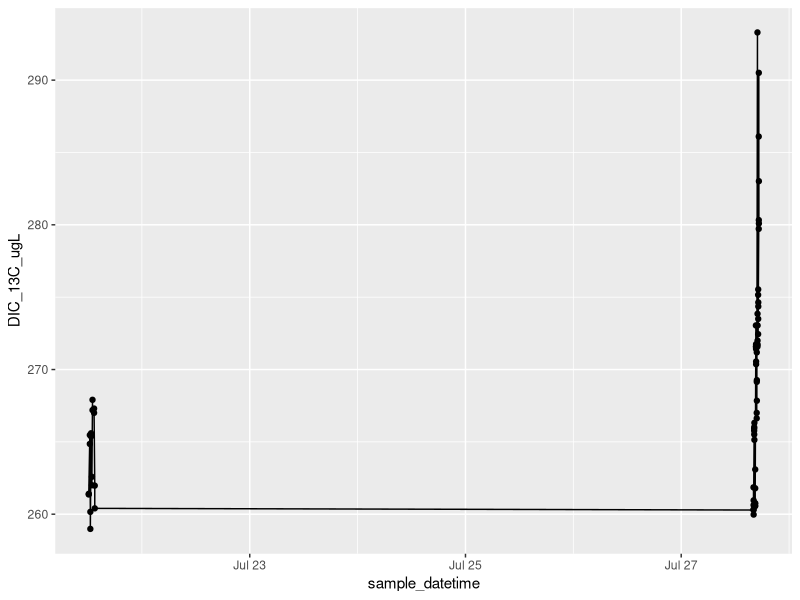
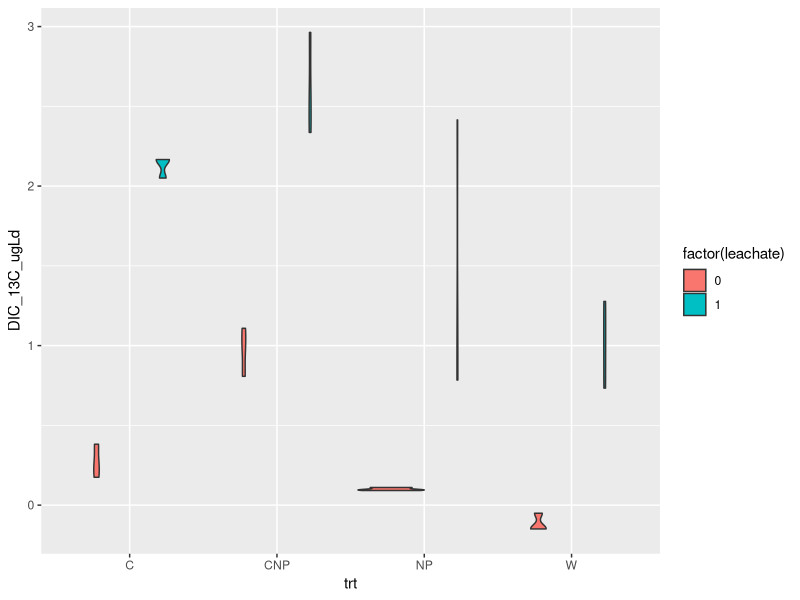
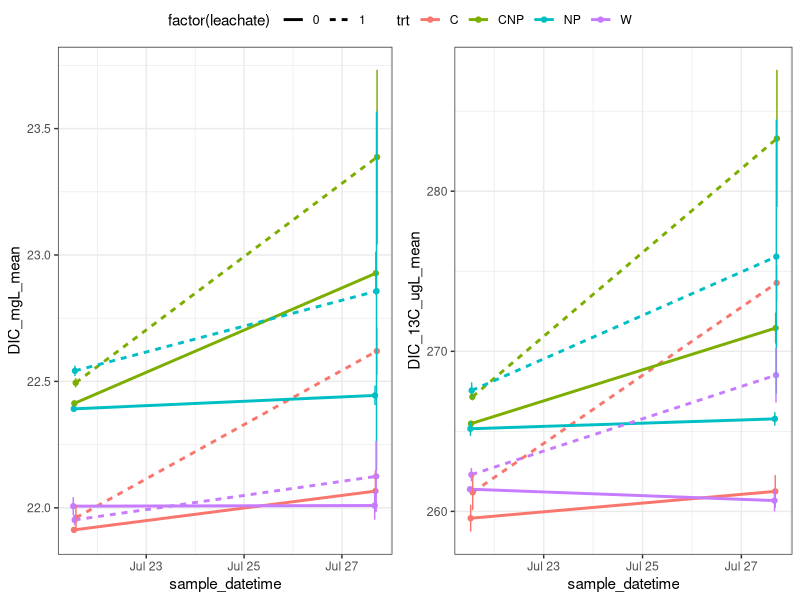
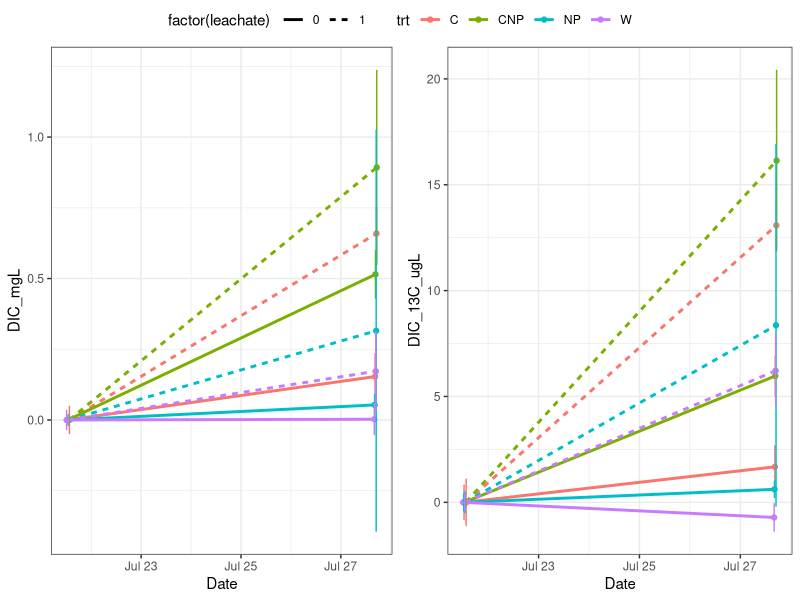
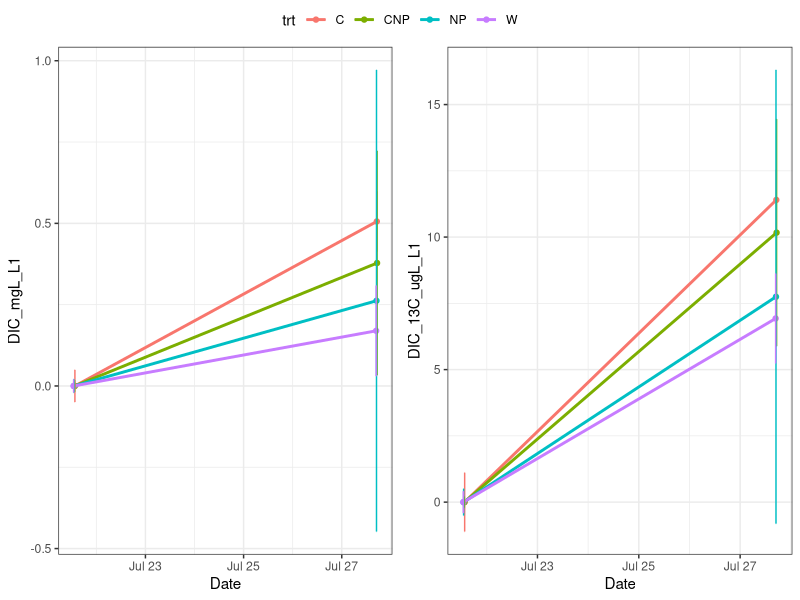
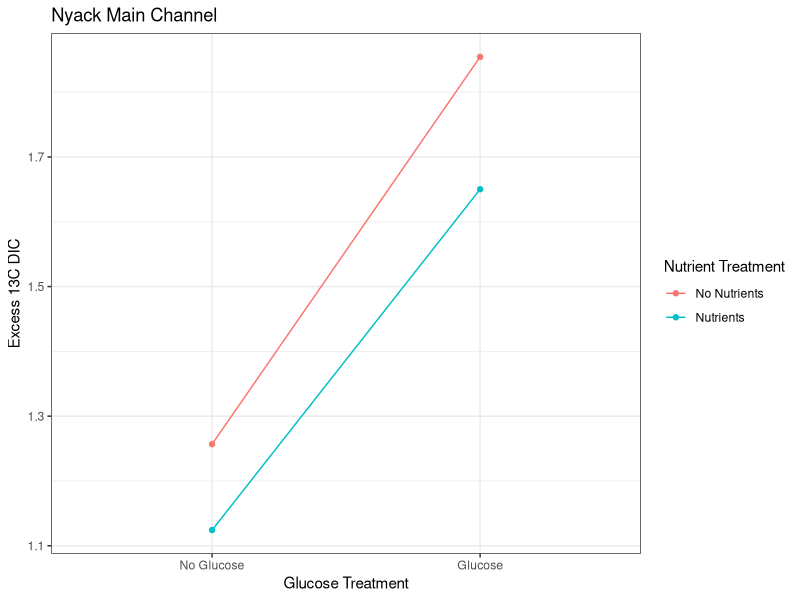
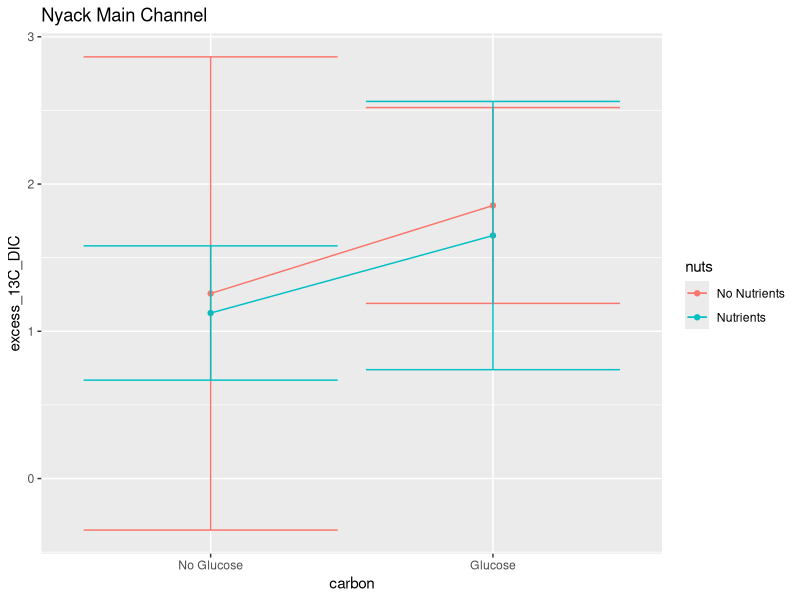

R code for these plots, in order:
library(tidyverse)
library(lubridate)
library(dplyr)


# setup ####
dat <- read_csv("data/Kirby_NyackMC/nmc_expt.csv")
alk <- read_csv('data/alkalinity/nmc_alkalinity.csv') %>%
    filter(!is.na(trt)) %>%
    mutate(date = as.Date(date, format = '%m/%d/%Y')) %>%
    select(-samplenum, -treatment, -vol_acid)
glimpse(dat)


# Functions ####
deltoAF<- function (del) {
  Rst<-0.0112372
  R<-(del/1000+1)*Rst
  AF<-R/(1+R)
  AF

}

AFtodel <- function (AF) {
  Rst<-0.0112372
  R<- AF/(1-AF)
  del<- (R/Rst-1)*1000

  del
}

DICfrom_C_A <- function(K1, K2, C, A){
  H_minus <- (((-K1*C))-sqrt(((K1*C)^2)-(4*-1*A*2*K1*K2*C)))/(2*-1*A)
  pH <- -1*log10(H_minus)
  B <- (K1*C)/H_minus
  Ca <- (K2*B)/H_minus
  D <- C + B + Ca
  A_check <- B + 2*Ca

  l <- list(H_minus, pH, C, B, Ca, D, A, A_check)
  names(l) <- c("H", "pH", "C", "B", "Ca", "D", "A","A check")
  DIC = l$D
  return(DIC)
}

# metadata ####
trts <- data.frame(Treatment = 1:8,
                   trt = c('W',  'NP', 'C', 'CNP','W',  'NP', 'C', 'CNP'),
                   leachate = c(0,0,0,0,1,1,1,1))

# add actual data for this part once we have DOC from Adam
c_source <- read_csv('data/DOC_stock_concentrations.csv')

# There is no clear pattern in the alkalinity data. Take an average:
alk <- alk %>% filter(final_pH > 4.3) %>%
    summarize(alk_meqL = mean(alk_meqL))

dat <- left_join(dat, trts, by = 'Treatment') %>%
    mutate(date = as.Date(sample_datetime))
    #left_join(alk, by = c('date', 'trt', 'leachate'))

# calculate DIC in the water ####
###testing DIC from pCO2-alk
###partial pressures of CO2 pCO2 in uatm
#alk <- 1.588 *10 ^(-3) # mol/L
# pCO2 <- 30 * 10^(-6) # mol/L
temp <- 273+21
K1 <- exp(290.9097-14554.21/(temp)-45.0575*log(temp))
K2 <- exp(207.6548-11843.79/(temp)-33.6485*log(temp))

# out <-DICfrom_C_A(K1=K1, K2=K2,C=pCO2,A=alk)
dat$DIC_molL <- DICfrom_C_A(K1, K2, dat$CO2_conc_umolL * 10^(-6),
                            alk$alk_meqL* 10^-3)
# dat$DIC_13molL <- DICfrom_C_A(K1, K2, dat$CO2_13C_umolL * 10^(-6), alk)
dat$DIC_mgL <- dat$DIC_molL*12.011*1000
# dat$AF = deltoAF(dat$delCO2)
dat$DIC_13C_umolL = dat$DIC_molL * dat$AF *10^6
dat$DIC_13C_ugL = dat$DIC_13C_umolL * 13


dat %>% dplyr::filter(!is.na(Treatment)) %>%
ggplot(aes(x = sample_datetime, y = DIC_13C_ugL))+
  geom_point() + geom_line()

# # Clean up data ####
# # Remove high time zero point:
# dat %>% filter(batch == 1, Treatment == 6)
# # It looks like the high one is syringe 8G. Check this in the notes.
#
# dat <- dat %>%
#     filter(!(batch == 1 & Syringe == '8G'),
#            !is.na(Treatment))


# filter to use only the start and end time points

dat_sum <- dat %>%
    group_by(batch, trt, leachate, replicate) %>%
    summarize(across(any_of(c('sample_datetime', 'delCO2', 'DIC_mgL',
                              'DIC_13C_ugL', 'alk_meqL')),
                     .fns = ~mean(., na.rm = T))) %>%
    ungroup()

bottle_dif <-
    dat_sum %>% select(-starts_with(c('delCO2', 'alk_meqL'))) %>%
    mutate(batch = case_when(batch == 1 ~ 'T0',
                             batch == 2 ~ 'T1'))%>%
    pivot_wider(names_from = c('batch', 'replicate'),
                values_from = c('sample_datetime', 'DIC_mgL', 'DIC_13C_ugL')) %>%
    rename_with(~sub('_NA$', '', .)) %>%
    mutate(across(starts_with('DIC_mgL_T1'), .fns = ~ . - DIC_mgL_T0),
           across(starts_with('DIC_13C_ugL_T1'), .fns = ~ . - DIC_13C_ugL_T0),
           across(starts_with('sample_datetime_T1'), .fns = ~ . - sample_datetime_T0)) %>%
    select(-ends_with('T0')) %>%
    pivot_longer(cols = ends_with(c('_A', '_B', '_C')),
                 names_to = c('.value', 'rep'),
                 names_sep = '_T1_') %>%
    mutate(sample_datetime = as.numeric(sample_datetime),
           DIC_ugLd = DIC_mgL/sample_datetime*1000,
           DIC_13C_ugLd = DIC_13C_ugL/sample_datetime) %>%
    select(-sample_datetime, -DIC_mgL, -DIC_13C_ugL) %>%
    mutate(site = "nyack_mc")

ggplot(bottle_dif, aes(trt, DIC_13C_ugLd, fill = factor(leachate))) +
    geom_violin()
write_csv(bottle_dif, 'data/DIC_change_by_bottle_nmc.csv')

dat_sum <- dat %>%
    select(-replicate) %>%
    group_by(batch, trt, leachate) %>%
    summarize(across(any_of(c('sample_datetime', 'delCO2', 'DIC_mgL',
                              'DIC_13C_ugL', 'alk_meqL')),
                     .fns = list(mean = ~mean(., na.rm = T),
                                 sd = ~sd(., na.rm = T)))) %>%
    rename(sample_datetime = sample_datetime_mean) %>%
    select(-sample_datetime_sd)  %>%
    mutate(site = "nmc")
write_csv(dat_sum, 'data/DIC_overtime_nmc.csv')

p12 <- ggplot(dat_sum, aes(sample_datetime, DIC_mgL_mean, col = trt, lty = factor(leachate)))+
    geom_point() + geom_line(size = 1) +
    geom_errorbar(aes(ymin = DIC_mgL_mean - DIC_mgL_sd,
                      ymax = DIC_mgL_mean + DIC_mgL_sd), lty = 1)+
    theme_bw()
p13 <- ggplot(dat_sum, aes(sample_datetime, DIC_13C_ugL_mean, col = trt, lty = factor(leachate)))+
    geom_point() + geom_line(size = 1) +
    geom_errorbar(aes(ymin = DIC_13C_ugL_mean - DIC_13C_ugL_sd,
                      ymax = DIC_13C_ugL_mean + DIC_13C_ugL_sd), lty = 1)+
    theme_bw()

png(filename = 'figures/nmc_expt_13CO2overtime.png',
    width = 8, height = 5, res = 300, units = 'in')
ggpubr::ggarrange(p12, p13, common.legend = T)
dev.off()

#removing baseline ####

dat_dif <- dat_sum %>% select(-starts_with(c('delCO2', 'alk_meqL'))) %>%
    mutate(batch = case_when(batch == 1 ~ 'T0',
                             batch == 2 ~ 'T1'))%>%
    rename(DIC_mgL = DIC_mgL_mean, DIC_13C_ugL = DIC_13C_ugL_mean) %>%
    pivot_wider(names_from = 'batch',
                values_from = c('sample_datetime', 'DIC_mgL', 'DIC_13C_ugL',
                                'DIC_mgL_sd', 'DIC_13C_ugL_sd')) %>%
    mutate(DIC_mgL_T1 = DIC_mgL_T1 - DIC_mgL_T0,
           DIC_mgL_T0 = DIC_mgL_T0 - DIC_mgL_T0,
           DIC_13C_ugL_T1 = DIC_13C_ugL_T1 - DIC_13C_ugL_T0,
           DIC_13C_ugL_T0 = DIC_13C_ugL_T0 - DIC_13C_ugL_T0) %>%
    pivot_longer(cols = ends_with(c('T0', 'T1')),
                 names_to = c('.value', 'time'),
                 names_sep = '_T')

#code to save figure(change expt name)
p12 <- ggplot(dat_dif, aes(sample_datetime, DIC_mgL, col = trt, lty = factor(leachate)))+
    geom_point() + geom_line(size = 1) +
    geom_errorbar(aes(ymin = DIC_mgL - DIC_mgL_sd,
                      ymax = DIC_mgL + DIC_mgL_sd), lty = 1)+
    xlab('Date') +theme_bw()
p13 <- ggplot(dat_dif, aes(sample_datetime, DIC_13C_ugL, col = trt, lty = factor(leachate)))+
    geom_point() + geom_line(size = 1) +
    geom_errorbar(aes(ymin = DIC_13C_ugL - DIC_13C_ugL_sd,
                      ymax = DIC_13C_ugL + DIC_13C_ugL_sd), lty = 1)+
    xlab('Date') +theme_bw()
png(filename = 'figures/nmc_expt_13CO2.png',
    width = 8, height = 5, res = 300, units = 'in')
ggpubr::ggarrange(p12, p13, common.legend = T)
dev.off()

saveRDS(p12, 'data/p12_nmc_DOC')
saveRDS(p13, 'data/p13_nmc_DOC')


#removing non-leachate treatment####
dat_lch <- dat_dif %>%
    mutate(leachate = case_when(leachate == 1 ~ 'L1',
                                leachate == 0 ~ 'L0'))%>%
    pivot_wider(names_from = 'leachate',
                values_from = c('sample_datetime', 'DIC_mgL', 'DIC_13C_ugL',
                                'DIC_mgL_sd', 'DIC_13C_ugL_sd')) %>%
    mutate(DIC_mgL_L1 = DIC_mgL_L1 - DIC_mgL_L0,
           DIC_13C_ugL_L1 = DIC_13C_ugL_L1 - DIC_13C_ugL_L0) %>%
    select(-ends_with('L0')) %>%
    rename(sample_datetime = sample_datetime_L1)
# pivot_longer(cols = ends_with(c('L0', 'L1')),
#              names_to = c('.value', 'time'),
#              names_sep = '_L')
#left_join(dat_dif, by = c('time'='time','trt'='trt'))



#code to save figure(change expt name)
p12 <- ggplot(dat_lch, aes(sample_datetime, DIC_mgL_L1, col = trt))+
    geom_point() + geom_line(size = 1) +
    geom_errorbar(aes(ymin = DIC_mgL_L1 - DIC_mgL_sd_L1,
                      ymax = DIC_mgL_L1 + DIC_mgL_sd_L1), lty = 1)+
    xlab('Date') +theme_bw()
p13 <- ggplot(dat_lch, aes(sample_datetime, DIC_13C_ugL_L1, col = trt))+
    geom_point() + geom_line(size = 1) +
    geom_errorbar(aes(ymin = DIC_13C_ugL_L1 - DIC_13C_ugL_sd_L1,
                      ymax = DIC_13C_ugL_L1 + DIC_13C_ugL_sd_L1), lty = 1)+
    xlab('Date') +theme_bw()
png(filename = 'figures/nmc_expt_13CO2change.png',
    width = 8, height = 5, res = 300, units = 'in')
ggpubr::ggarrange(p12, p13, common.legend = T)
dev.off()

dd <- dat_sum %>% select(-starts_with(c('delCO2', 'alk_meqL'))) %>%
    mutate(batch = case_when(batch == 1 ~ 'T0',
                             batch == 2 ~ 'T'))%>%
    rename(DIC_mgL = DIC_mgL_mean, DIC_13C_ugL = DIC_13C_ugL_mean) %>%
    pivot_wider(names_from = 'batch',
                values_from = c('sample_datetime', 'DIC_mgL', 'DIC_13C_ugL',
                                'DIC_mgL_sd', 'DIC_13C_ugL_sd')) %>%
    mutate(inc_time = sample_datetime_T - sample_datetime_T0,
           Delta_T = as.numeric(inc_time),
           Delta_DIC_ugLd = (DIC_mgL_T - DIC_mgL_T0)*1000/Delta_T,
           Delta_DIC_ugLd_sd = (DIC_mgL_sd_T + DIC_mgL_sd_T0)*1000/Delta_T,
           Delta_DIC_13_ugLd = (DIC_13C_ugL_T - DIC_13C_ugL_T0)/Delta_T,
           Delta_DIC_13_ugLd_sd = (DIC_13C_ugL_sd_T + DIC_13C_ugL_sd_T0)/Delta_T) %>%
    select(-ends_with(c('_T', '_T0')))

mutate(dd, AF = Delta_DIC_13_ugLd/(Delta_DIC_13_ugLd + Delta_DIC_ugLd),
       del = AFtodel(AF))

excess13CDIC <- dd %>% select( -inc_time) %>%
    pivot_wider(id_cols = trt, names_from = 'leachate',
                values_from = c('Delta_DIC_ugLd', 'Delta_DIC_13_ugLd',
                                'Delta_DIC_ugLd_sd', 'Delta_DIC_13_ugLd_sd')) %>%
    mutate(excess_13C_DIC = Delta_DIC_13_ugLd_1 - Delta_DIC_13_ugLd_0,
           excess_13C_sd = Delta_DIC_13_ugLd_sd_1 + Delta_DIC_13_ugLd_sd_0,
           excess_DIC = Delta_DIC_ugLd_1 - Delta_DIC_ugLd_0,
           excess_DIC_sd = Delta_DIC_ugLd_sd_1 + Delta_DIC_ugLd_sd_0) %>%
    select(-ends_with(c('_1','_0'))) %>%
    mutate(site = 'nyack_mc', .before = trt)

excess13CDIC$carbon = c('Glucose', 'Glucose', 'No Glucose', 'No Glucose')
excess13CDIC$carbon <- factor(excess13CDIC$carbon, levels = c('No Glucose','Glucose'))
excess13CDIC$nuts = c('No Nutrients', 'Nutrients', 'No Nutrients', 'Nutrients')
png(filename = 'figures/nmc_expt_13CDIC_pres.png',
    width = 5, height = 5, res = 300, units = 'in')
ggplot(excess13CDIC, aes(carbon, excess_13C_DIC, col = nuts,fill = nuts, group = nuts)) +
    geom_line() + geom_point() +
    # geom_ribbon(aes(ymin = excess_13C_DIC - excess_13C_sd,
    #                   ymax = excess_13C_DIC + excess_13C_sd),col = 'transparent', alpha = 0.2,
    #             outline.type = 'full')+
    ggtitle('Nyack Main Channel')+
    xlab('Glucose Treatment') +theme_bw()+
    ylab('Excess 13C DIC')+
    guides(color = guide_legend(title = "Nutrient Treatment"))+
    guides(fill = FALSE)
dev.off()

excess13CDIC$carbon = c('Glucose', 'Glucose', 'No Glucose', 'No Glucose')
excess13CDIC$carbon <- factor(excess13CDIC$carbon, levels = c('No Glucose','Glucose'))
excess13CDIC$nuts = c('No Nutrients', 'Nutrients', 'No Nutrients', 'Nutrients')
png(filename = 'figures/nmc_expt_13CDIC.png',
    width = 5, height = 5, res = 300, units = 'in')
ggplot(excess13CDIC, aes(carbon, excess_13C_DIC, col = nuts, group = nuts)) +
    geom_line() + geom_point() +
    geom_errorbar(aes(ymin = excess_13C_DIC - excess_13C_sd,
                      ymax = excess_13C_DIC + excess_13C_sd))+
    ggtitle('Nyack Main Channel')
dev.off()

write_csv(excess13CDIC, 'data/excessDIC_nmc.csv')

# write_csv(DIC_dataframe, "processed_CO2/experiment1_processed.csv")
# DIC <- read_csv('processed_CO2/experiment1_processed.csv')
#
# # calculate excess 13CDIC in each treatment ####
# sumDIC <- filter(DIC, time_interval %in% c('T0', 'T5')) %>%
#     select(time_interval, treatment, sample_datetime, DIC_molL, DIC_13C_umolL) %>%
#     group_by(time_interval, treatment) %>%
#     # summarize(across(.fns = list(mean = ~mean(.), sd = sd(.))))
#     summarize(sample_datetime = mean(sample_datetime),
#               DIC_molL = mean(DIC_molL),
#               DIC_13C_sd = sd(DIC_13C_umolL),
#               DIC_13C_umolL = mean(DIC_13C_umolL)) %>%
#     ungroup()
#
# DIC_table <- sumDIC %>%
#     mutate(excess_13C_DIC_umolL = DIC_13C_umolL - sumDIC$DIC_13C_umolL[sumDIC$time_interval == 'T0'],
#            excess_DIC_umolL = (DIC_molL - sumDIC$DIC_molL[sumDIC$time_interval == 'T0'])*10^6,
#            excess_13C_DIC_umolL_sd = DIC_13C_sd + sumDIC$DIC_13C_sd[sumDIC$time_interval == 'T0'])
#
#
# #creating excess accumulated 13C CO2 (from DIC) plot  ####
# # setwd('/Users/niko/Dropbox/leachate_linder/processed_CO2')
# # DIC_table <- read_csv('~/Dropbox/leachate_linder/processed_CO2/DIC_table.csv')
# DIC_table$nutrients <- c(0,0,1,0,1)
# DIC_table$sugar <- c(0,1,1,0,0)
# # DIC_table$DICXS <- DIC_table$DICXS*1000
# # DIC_table$STDev_T5 <- DIC_table$STDev_T5*1000
# # DIC_table$STDev_T0 <- DIC_table$STDev_T0*1000
# # DIC_table$STDev <- DIC_table$STDev_T0 + DIC_table$STDev_T5
#
# DIC_table <- slice(DIC_table, -1)
#
# plot(DIC_table$sugar[DIC_table$nutrients == 1],
#      DIC_table$excess_13C_DIC_umolL[DIC_table$nutrients == 1], type = 'b',
#      xlim = c(-0.25,1.25), ylim = c(0,1.5), pch = 15, col = 'blue',
#      xaxt = 'n', xlab = 'No Sugar                                         Sugar',
#      ylab = 'Accumulated Excess 13C CO2 (µg)')
#
#
# arrows(x0 = DIC_table$sugar[DIC_table$nutrients == 1],
#        y0 = DIC_table$excess_13C_DIC_umolL[DIC_table$nutrients == 1],
#        x1 = DIC_table$sugar[DIC_table$nutrients == 1],
#        y1 = DIC_table$excess_13C_DIC_umolL[DIC_table$nutrients == 1]+
#          DIC_table$excess_13C_DIC_umolL_sd[DIC_table$nutrients ==1], length = 0.1, angle = 90)
# arrows(x0 = DIC_table$sugar[DIC_table$nutrients == 1],
#       y0 = DIC_table$excess_13C_DIC_umolL[DIC_table$nutrients == 1],
#       x1 = DIC_table$sugar[DIC_table$nutrients == 1],
#       y1 = DIC_table$excess_13C_DIC_umolL[DIC_table$nutrients == 1]-
#         DIC_table$excess_13C_DIC_umolL_sd[DIC_table$nutrients ==1], angle = 90, length = 0.1)
#
# lines(DIC_table$sugar[DIC_table$nutrients == 0],
#       DIC_table$excess_13C_DIC_umolL[DIC_table$nutrients == 0],pch = 1, col = 'forestgreen')
# points(DIC_table$sugar[DIC_table$nutrients == 0],
#        DIC_table$excess_13C_DIC_umolL[DIC_table$nutrients == 0], pch = 15, col = 'forestgreen')
# arrows(x0 = DIC_table$sugar[DIC_table$nutrients == 0],
#        y0 = DIC_table$excess_13C_DIC_umolL[DIC_table$nutrients == 0],
#        x1 = DIC_table$sugar[DIC_table$nutrients == 0],
#        y1 = DIC_table$excess_13C_DIC_umolL[DIC_table$nutrients == 0]+
#          DIC_table$excess_13C_DIC_umolL_sd[DIC_table$nutrients ==0], length = 0.1, angle = 90)
# arrows(x0 = DIC_table$sugar[DIC_table$nutrients == 0],
#        y0 = DIC_table$excess_13C_DIC_umolL[DIC_table$nutrients == 0],
#        x1 = DIC_table$sugar[DIC_table$nutrients == 0],
#        y1 = DIC_table$excess_13C_DIC_umolL[DIC_table$nutrients == 0]-
#          DIC_table$excess_13C_DIC_umolL_sd[DIC_table$nutrients ==0], angle = 90, length = 0.1)
#
# legend('topleft', legend = c('Nutrients', 'No Nutrients'),
#        col = c('green', 'blue'), lty = c(1,1), pch = c(15, 15), border = NA)
#
# # plot(DIC_table$sample_datetime, dat$DIC_13C, type = 'b', pch = 15)
# lines(dat$sample_datetime)
#
# arrows()
